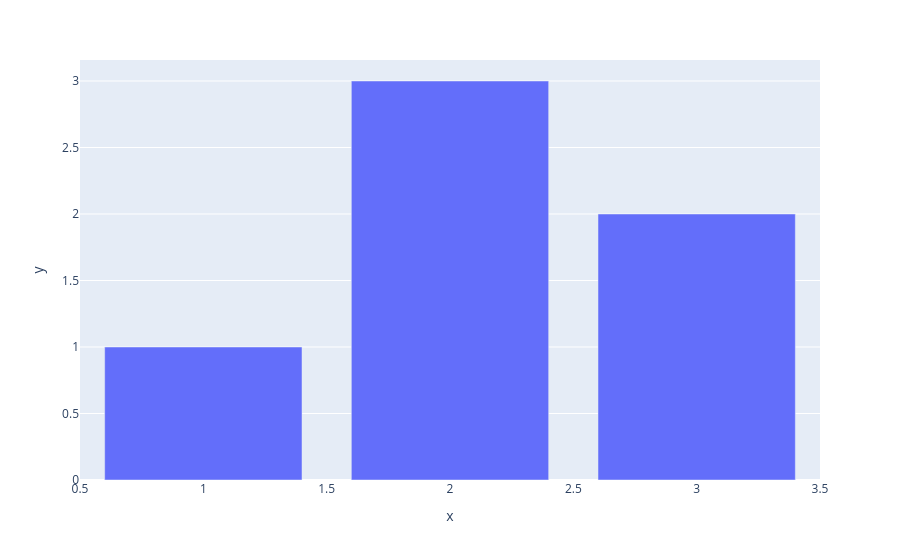

Source (notebook cell):
### Code cell
fig.show(width=200, height=400)

### Figure 1 — Plotly figure (JSON) as saved in the notebook; plotly's stock layout.template omitted (floating-point values rounded to 4 significant figures)
{"data": [{"alignmentgroup": "True", "hovertemplate": "x=%{x}<br>y=%{y}<extra></extra>", "legendgroup": "", "marker": {"color": "#636efa", "pattern": {"shape": ""}}, "name": "", "offsetgroup": "", "orientation": "v", "showlegend": false, "textposition": "auto", "type": "bar", "x": [1, 2, 3], "xaxis": "x", "y": [1, 3, 2], "yaxis": "y"}], "layout": {"autosize": true, "barmode": "relative", "legend": {"tracegroupgap": 0}, "margin": {"t": 60}, "xaxis": {"anchor": "y", "autorange": true, "domain": [0, 1], "range": [0.5, 3.5], "title": {"text": "x"}, "type": "linear"}, "yaxis": {"anchor": "x", "autorange": true, "domain": [0, 1], "range": [0, 3.158], "title": {"text": "y"}, "type": "linear"}}}
